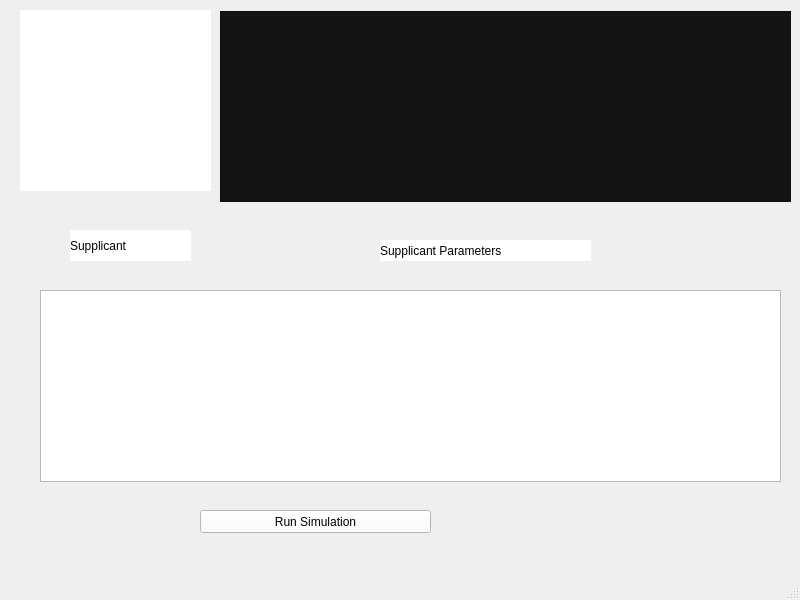
<?xml version="1.0" encoding="UTF-8"?>
<ui version="4.0">
 <class>MainWindow</class>
 <widget class="QMainWindow" name="MainWindow">
  <property name="geometry">
   <rect>
    <x>0</x>
    <y>0</y>
    <width>800</width>
    <height>600</height>
   </rect>
  </property>
  <property name="windowTitle">
   <string>MainWindow</string>
  </property>
  <widget class="QWidget" name="centralwidget">
   <widget class="QLabel" name="label">
    <property name="geometry">
     <rect>
      <x>20</x>
      <y>10</y>
      <width>191</width>
      <height>181</height>
     </rect>
    </property>
    <property name="styleSheet">
     <string notr="true">background-color: rgb(255, 255, 255);</string>
    </property>
    <property name="text">
     <string/>
    </property>
    <property name="pixmap">
     <pixmap>Laptop-drawing-step-5.png</pixmap>
    </property>
    <property name="scaledContents">
     <bool>true</bool>
    </property>
   </widget>
   <widget class="QLabel" name="label_3">
    <property name="geometry">
     <rect>
      <x>70</x>
      <y>230</y>
      <width>121</width>
      <height>31</height>
     </rect>
    </property>
    <property name="styleSheet">
     <string notr="true">background-color: rgb(255, 255, 255);
font: 75 12pt &quot;MS Shell Dlg 2&quot;;</string>
    </property>
    <property name="text">
     <string>Supplicant </string>
    </property>
   </widget>
   <widget class="QLabel" name="suplicant_tab">
    <property name="geometry">
     <rect>
      <x>380</x>
      <y>240</y>
      <width>211</width>
      <height>21</height>
     </rect>
    </property>
    <property name="styleSheet">
     <string notr="true">background-color: rgb(255, 255, 255);
font: 75 12pt &quot;MS Shell Dlg 2&quot;;</string>
    </property>
    <property name="text">
     <string>Supplicant Parameters</string>
    </property>
   </widget>
   <widget class="QPushButton" name="pushButton_supplicant">
    <property name="geometry">
     <rect>
      <x>200</x>
      <y>510</y>
      <width>231</width>
      <height>23</height>
     </rect>
    </property>
    <property name="styleSheet">
     <string notr="true">background-color: rgb(255, 255, 255);
font: 75 12pt &quot;MS Shell Dlg 2&quot;;</string>
    </property>
    <property name="text">
     <string>Run Simulation</string>
    </property>
   </widget>
   <widget class="QTextBrowser" name="textBrowser">
    <property name="geometry">
     <rect>
      <x>220</x>
      <y>11</y>
      <width>571</width>
      <height>191</height>
     </rect>
    </property>
    <property name="styleSheet">
     <string notr="true">color: rgb(255, 255, 255);
background-color: rgb(20, 20, 20);
font: 10pt &quot;MS Shell Dlg 2&quot;;</string>
    </property>
   </widget>
   <widget class="QTextBrowser" name="textBrowser_2">
    <property name="geometry">
     <rect>
      <x>40</x>
      <y>290</y>
      <width>741</width>
      <height>192</height>
     </rect>
    </property>
   </widget>
  </widget>
  <widget class="QMenuBar" name="menubar">
   <property name="geometry">
    <rect>
     <x>0</x>
     <y>0</y>
     <width>800</width>
     <height>21</height>
    </rect>
   </property>
  </widget>
  <widget class="QStatusBar" name="statusbar"/>
 </widget>
 <resources/>
 <connections/>
</ui>
